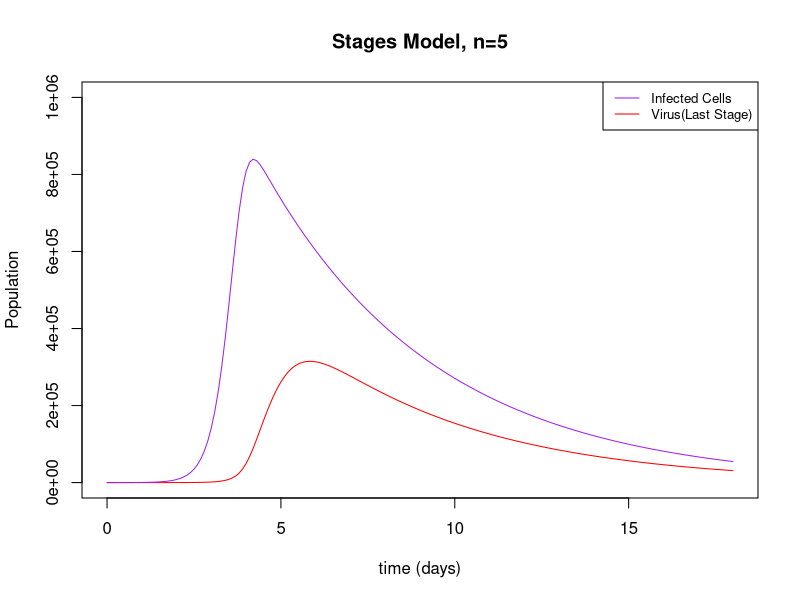

This figure's R source:
## ---- chunk 1
require(deSolve)

#implementing model equations
basic<- function (t, y, parms) {
  with(as.list(c(parms)),{
    y=pmax(y,0)
    
    # vectors for each population
    V=y[1:(n)]   
    I=y[n+1]
    U=y[n+2]
    
    # make empty vectors of length n for the derivatives
    dV=rep(0,n)
    dI=0 
    dU=0
    
    #setting up for the hill functions 
    beta=rep(0,n)
    d = rep(0,n)
    
    for(i in 1:n){
       beta[i] = c1*i^m/(phi1^m + i^m)
       d[i] = c2*(1-i^m/(phi2^m + i^m))
    }
    
    # calculate the derivatives
    dV[1] =  +p*I[1] - n*alpha*A*V[1] - beta[1]*U*V[1] - d[1]*V[1]
    
    for(i in 2:(n-1)){
      dV[i] = +(n-(i-1))/n*alpha*A*V[i-1] - (n-i)/n*alpha*A*V[i] 
              - beta[i]*U[1]*V[i] - d[i]*V[i]
    }
    
    dV[n] = +1/n*alpha*A*V[n-1] - beta[n]*U[1]*V[n] - d[n]*V[n]
    
    dI[1]= + U[1]*(sum(beta[1:n]*V[1:n])) - di*I[1]
    dU[1]= - U[1]*(sum(beta[1:n]*V[1:n]))

# output the derivatives
  dy=c(dV,dI, dU)
   return(list(dy))
  })
}
 

#defining parameters
p = 10
n = 5
alpha = 1 # antibody bounding speed  
A = 10 # antibody amount
di = 0.2 # infected cells dying rate

m = 2
c1 = 5*10^(-5)
phi1 = 7
c2 = 5
phi2 = 7


parms = c(p=p, n=n, alpha=alpha, A=A,di=di,
          m=m, c1=c1, phi1=phi1, c2=c2, phi2=phi2)

#time specification 
time <- seq(0, 18, 0.1)

#initial conditions
statenames <-c(paste('V',1:(n), sep=''), 'I','U')
y <- rep(0, n+2)
names(y)<-statenames
y[grep('I',statenames)]<-10
y[grep('U',statenames)]<-10^6
y[grep('V1', statenames)]<-100


#solving the ode 
out <- as.data.frame(ode(y = y, time = time, basic, parms = parms))
out
## ---- chunk 2
plot(out$V5~out$time, col = "red", type = "l", ylim = c(0, 10^6),
     ylab = "Population",xlab = "time (days)", main = "Stages Model, n=5")
lines(out$I~out$time, col = "purple")
legend("topright", legend = c("Infected Cells", "Virus(Last Stage)"),
       col = c("purple","red"),lty = 1, cex = 0.8)
